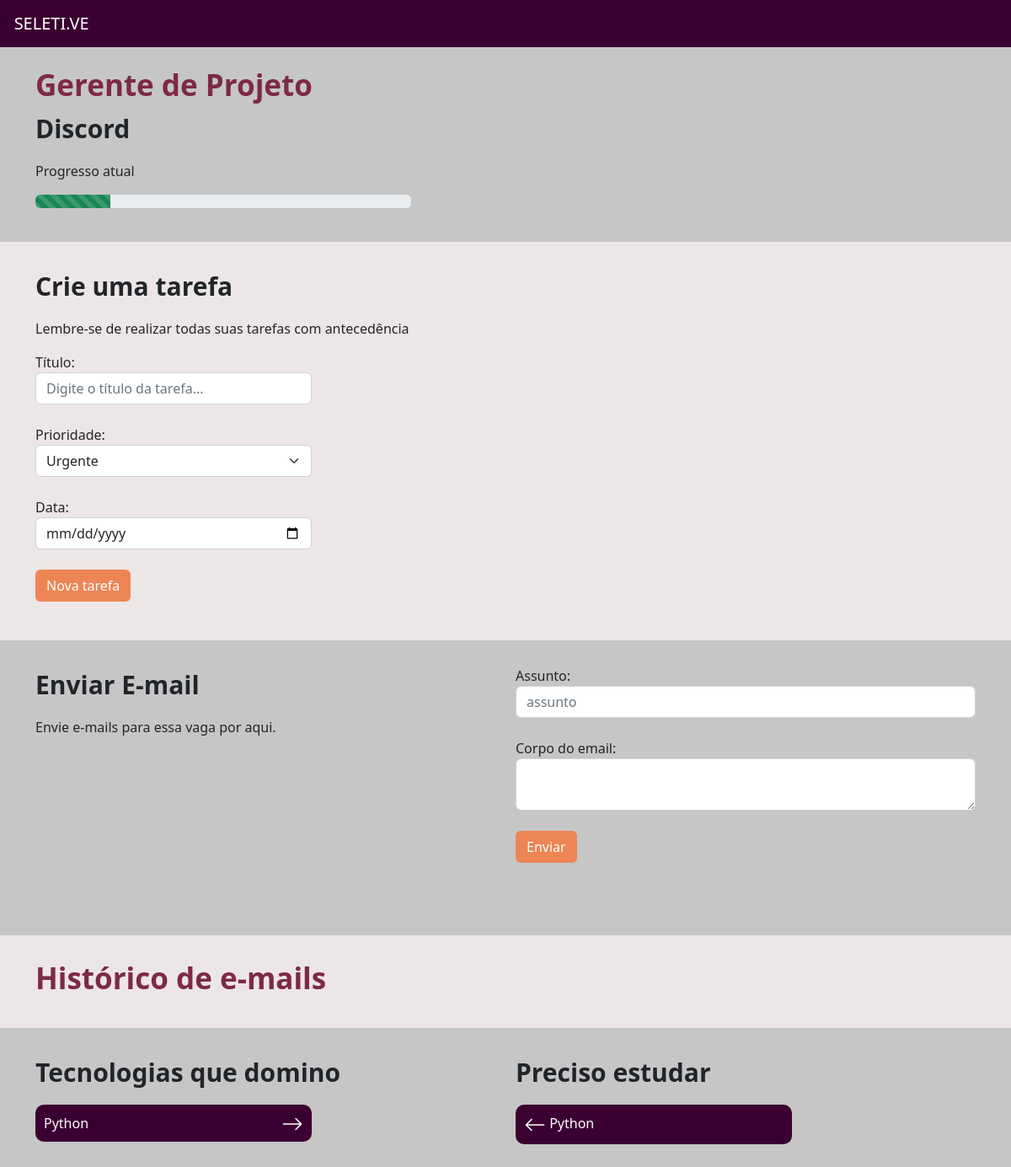
The app's page /vagas/vaga/3, older data.
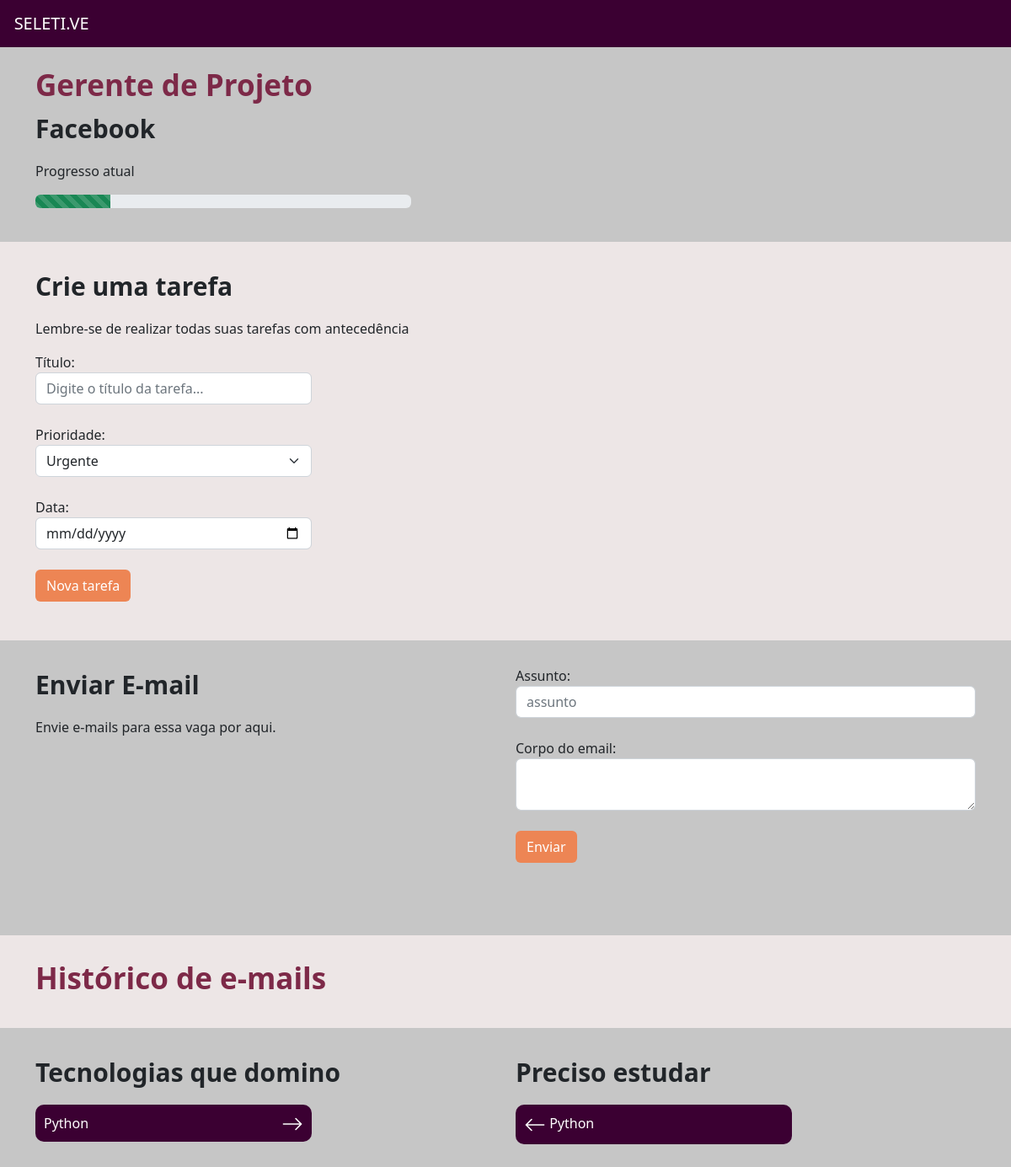
The same page, newer data.
### empresa/models.py (models this page shows, shortened)
class Vagas(models.Model):
    choices_experiencia = (
        ('J', 'Júnior'),
        ('P', 'Pleno'),
        ('S', 'Sênior')
    )
    choices_status = (
        ('I', 'Interesse'),
        ('C', 'Currículo enviado'),
        ('E', 'Entrevista'),
        ('D', 'Desafio técnico'),
        ('F', 'Finalizado')
    )
    empresa = models.ForeignKey(Empresa, null=True, on_delete=models.SET_NULL)
    titulo = models.CharField(max_length=30)
    nivel_experiencia = models.CharField(max_length=2, choices=choices_experiencia)
    data_final = models.DateField()
    email = models.EmailField(null=True)
    status = models.CharField(max_length=30, choices=choices_status)
    tecnologias_dominadas = models.ManyToManyField(Tecnologias)
    tecnologias_estudar = models.ManyToManyField(Tecnologias, related_name='estudar')
    def processo(self):
        x = [((i+1)*20, j[0]) for i, j in enumerate(self.choices_status)]
        x = list(filter(lambda x: x[1] == self.status, x))[0][0]
        return x

class Empresa(models.Model):
    choices_nicho_mercado = (
        ('M','Marketing'),
        ('N','Nutrição'),
        ('D','Design'),
        ('T','Tecnologia')
    )
    logo = models.ImageField(upload_to="logo_empresa", null=True)
    nome = models.CharField(max_length=30)
    email = models.EmailField()
    cidade = models.CharField(max_length=30)
    tecnologias = models.ManyToManyField(Tecnologias)
    endereco = models.CharField(max_length=30)
    caracteristica_empresa = models.TextField()
    nicho_mercado = models.CharField(max_length=3,choices=choices_nicho_mercado)
    def __str__(self):
        return self.nome

### vagas/views.py (the view)
# urls.py: path('vaga/<int:id>', views.vaga, name="vaga"),
def vaga(request, id):
    vaga = get_object_or_404(Vagas,id=id)
    tarefas = Tarefa.objects.filter(vaga = vaga).filter(realizada = False)
    emails = Emails.objects.filter(vaga = vaga)
    return render(request, 'vaga.html', {'vaga': vaga, 'tarefas':tarefas, 'emails':emails})

### vagas/templates/vaga.html (shortened to what this page needs)
{% extends 'base.html' %}
{% load static %}
{% block 'head' %}
    <link rel="stylesheet" href="{% static 'vaga/css/vaga.css' %}">
{% endblock %}
{% block 'body' %}
    <div class="container">
        <br>
        <h3 class="titulo">{{vaga.titulo}}</h3>
        <p class="titulo2">{{vaga.empresa}}</p>
        <p>Progresso atual</p>
        <div style="width: 40%" class="progress">
            <div class="progress-bar progress-bar-striped bg-success" role="progressbar" style="width: {{vaga.processo}}%" aria-valuenow="25" aria-valuemin="0" aria-valuemax="100"></div>
        </div>
    </div>
    <div class="bg2">
        <div class="container">
            <div class="row">
                <div class="col-md">
                    <p class="titulo2">Crie uma tarefa</p>
                    <p>Lembre-se de realizar todas suas tarefas com antecedência</p>
                    <form action="{% url 'nova_tarefa' vaga.id %}" method="POST">{% csrf_token %}
                        <label>Título:</label>
                        <input name="titulo" type="text" class="form-control input-tarefa" placeholder="Digite o título da tarefa...">
                        <br>
                        <label>Prioridade:</label>
                        <select name="prioridade" class="form-select input-tarefa">
                            <option value="U">Urgente</option>
                        </select>
                        <br>
                        <label>Data:</label>
                        <input name="data" type="date" class="form-control input-tarefa" placeholder="">
                        <br>
                        <input type="submit" value="Nova tarefa" class="btn btn-orange">
                    </form>
                </div>
                <div class="col-md">
                </div>
            </div>
        </div>
    </div>
    <div class="container bg3">
        <div class="row">
            <div class="col-md">
                <p class="titulo2">Enviar E-mail</p>
                <p>Envie e-mails para essa vaga por aqui.</p>
            </div>
            <div class="col-md">
                <form action="{% url 'envia_email' vaga.id %}" method="POST">{% csrf_token %}
                    <label>Assunto:</label>
                    <input name="assunto" type="text" class="form-control" placeholder="assunto">
                    <br>
                    <label>Corpo do email:</label>
                    <textarea name="corpo" class="form-control"></textarea>
                    <br>
                    <input type="submit" class="btn btn-orange" value="Enviar">
                </form>
            </div>
        </div>
    </div>
    <div class="bg2">
        <div class="container">
            <div class="row">
                <h3 class="titulo">Histórico de e-mails</h3>
            </div>
        </div>
    </div>
    <div class="container bg3">
        <div class="row">
            <div class="col-md">
                <p class="titulo2">Tecnologias que domino</p>
                <div class="li-tech">
                    Python
                </div>
            </div>
            <div class="col-md">
                <p class="titulo2">Preciso estudar</p>
                <div class="li-tech">
                    <svg xmlns="http://www.w3.org/2000/svg" width="26" height="26" fill="currentColor" class="bi bi-arrow-left" viewBox="0 0 16 16">
                        <path fill-rule="evenodd" d="M15 8a.5.5 0 0 0-.5-.5H2.707l3.147-3.146a.5.5 0 1 0-.708-.708l-4 4a.5.5 0 0 0 0 .708l4 4a.5.5 0 0 0 .708-.708L2.707 8.5H14.5A.5.5 0 0 0 15 8z"/>
                    </svg>
                    Python
                </div>
            </div>
        </div>
    </div>
{% endblock %}

Row changes from the older to the newer data that the page shows:
changed Vagas "Gerente de Projeto": empresa "Discord" → "Facebook"
